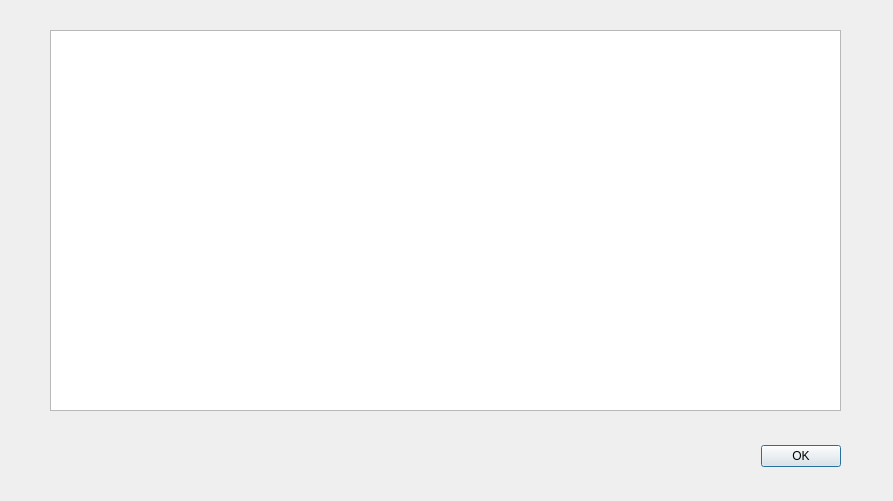
<?xml version="1.0" encoding="UTF-8"?>
<ui version="4.0">
 <class>reviewOutput</class>
 <widget class="QDialog" name="reviewOutput">
  <property name="geometry">
   <rect>
    <x>0</x>
    <y>0</y>
    <width>893</width>
    <height>501</height>
   </rect>
  </property>
  <property name="windowTitle">
   <string>Reviewing Burn Output</string>
  </property>
  <widget class="QDialogButtonBox" name="buttonBox">
   <property name="geometry">
    <rect>
     <x>500</x>
     <y>440</y>
     <width>341</width>
     <height>32</height>
    </rect>
   </property>
   <property name="orientation">
    <enum>Qt::Horizontal</enum>
   </property>
   <property name="standardButtons">
    <set>QDialogButtonBox::Ok</set>
   </property>
  </widget>
  <widget class="QTextBrowser" name="outputText">
   <property name="geometry">
    <rect>
     <x>50</x>
     <y>30</y>
     <width>791</width>
     <height>381</height>
    </rect>
   </property>
  </widget>
 </widget>
 <resources/>
 <connections>
  <connection>
   <sender>buttonBox</sender>
   <signal>accepted()</signal>
   <receiver>reviewOutput</receiver>
   <slot>accept()</slot>
   <hints>
    <hint type="sourcelabel">
     <x>248</x>
     <y>254</y>
    </hint>
    <hint type="destinationlabel">
     <x>157</x>
     <y>274</y>
    </hint>
   </hints>
  </connection>
  <connection>
   <sender>buttonBox</sender>
   <signal>rejected()</signal>
   <receiver>reviewOutput</receiver>
   <slot>reject()</slot>
   <hints>
    <hint type="sourcelabel">
     <x>316</x>
     <y>260</y>
    </hint>
    <hint type="destinationlabel">
     <x>286</x>
     <y>274</y>
    </hint>
   </hints>
  </connection>
 </connections>
</ui>
